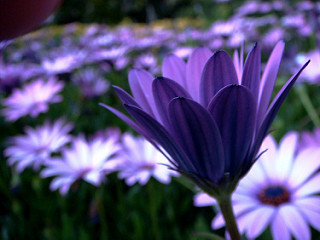
#> input picture daisy/1285423653_18926dc2c8_n.jpg, 320 x 240 px, found by its file name; its folder holds 4 pictures in this run
$ jupyter execute --allow-errors image_classification.ipynb
#> lines starting #> are read from the running program, lines starting #| are printed output that depends on the picture
#> further down, img_array is the input picture: shape (240, 320, 3); mean R, G, B 84, 77.6, 115.6
#> `img_resized = resize(img_array,(150,150,3))`:
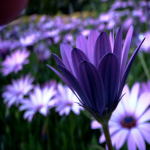
#> img_resized: shape (150, 150, 3) float64; mean R, G, B 0.33, 0.304, 0.453
<a href="https://colab.research.google.com/github/palak-sketch/Mini-project/blob/main/image_classification.ipynb" target="_parent"></a>

[cell 1]
import pandas as pd
import matplotlib.pyplot as plt
from skimage.io import imread
from skimage.transform import resize

[cell 2]
#Preprocessing

import os
import numpy as np

target = []
images = []
flat_data = []

dataDir = '/content/drive/MyDrive/mini project/Images'
categories = ['daisy','rose']

#> (the rest of this cell did not finish here and is left out)

[cell 3]
flat_data[0]

[cell 4]
target

[cell 5]
unique,count = np.unique(target,return_counts=True)
plt.bar(categories,count)
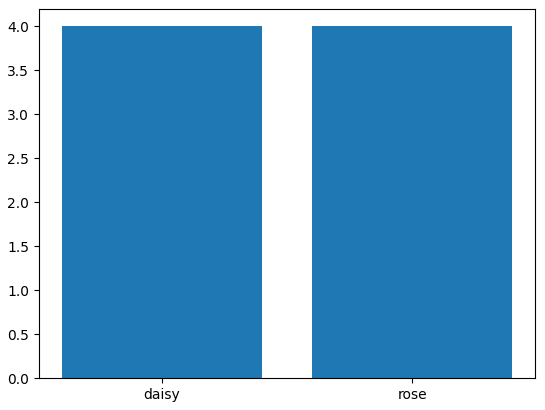
#> figure drawn by matplotlib, 1 panel
